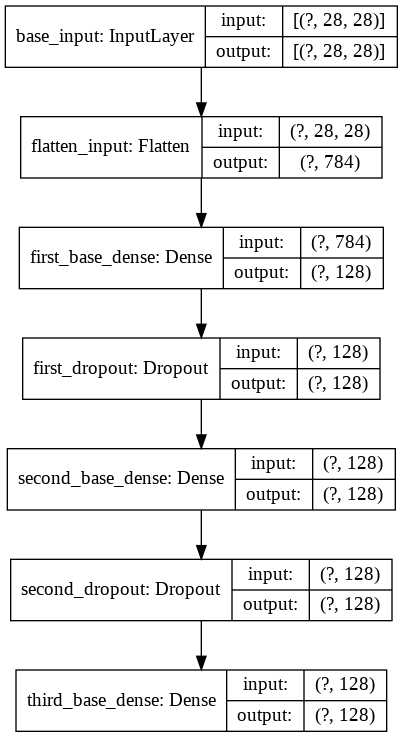
#> input picture AI/Advanced/Custom model/base-model.png, 403 x 737 px, found by its file name; its folder holds 3 pictures in this run
$ jupyter execute --allow-errors 1_Bring_Back_old_photos_to_life.ipynb   (shell and % lines are left out)
#> lines starting #> are read from the running program, lines starting #| are printed output that depends on the picture; pictures that were not available may be replaced by others from this repository, and a replacement may not be noted
#> further down, image_original is the input picture: PIL image 403x737 RGBA; mean R, G, B, A 236.6, 236.6, 236.6, 254.8
#◢ Bringing Old Photos Back to Life

This is a reference implementation of our CVPR 2020 paper [1], which  revives an old photo to modern style. Should you be making use of our work, please cite our paper [1].

To read more about this, please refer [this](https://analyticsindiamag.com/restore-old-photos-back-to-life-using-deep-latent-space-translation-pytorcg-python-demo/) article.

#◢ Git clone

#◢ Set up the environment

[cell 1]
# pull the syncBN repo
%cd photo_restoration/Face_Enhancement/models/networks
%cd ../../../

%cd Global/detection_models
%cd ../../

# download the landmark detection model
%cd Face_Detection/
%cd ../

# download the pretrained model
%cd Face_Enhancement/
%cd ../

%cd Global/
%cd ../

#◢ Run the code

### Restore photos (normal mode)

[cell 2]
%cd photo_restoration/
input_folder = "test_images/old"
output_folder = "output"

import os
basepath = os.getcwd()
input_path = os.path.join(basepath, input_folder)
output_path = os.path.join(basepath, output_folder)
os.mkdir(output_path)

[cell 3]
import io
import IPython.display
import numpy as np
import PIL.Image

def imshow(a, format='png', jpeg_fallback=True):
    a = np.asarray(a, dtype=np.uint8)
    data = io.BytesIO()
    PIL.Image.fromarray(a).save(data, format)
    im_data = data.getvalue()
    try:
      disp = IPython.display.display(IPython.display.Image(im_data))
    except IOError:
      if jpeg_fallback and format != 'jpeg':
        print(('Warning: image was too large to display in format "{}"; '
              'trying jpeg instead.').format(format))
        return imshow(a, format='jpeg')
      else:
        raise
    return disp

def make_grid(I1, I2, resize=True):
#> called with resize = True
    I1 = np.asarray(I1)
    H, W = I1.shape[0], I1.shape[1]
#> H = 737; W = 403

    if I1.ndim >= 3:
        I2 = np.asarray(I2.resize((W,H)))
        I_combine = np.zeros((H,W*2,3))
        I_combine[:,:W,:] = I1[:,:,:3]
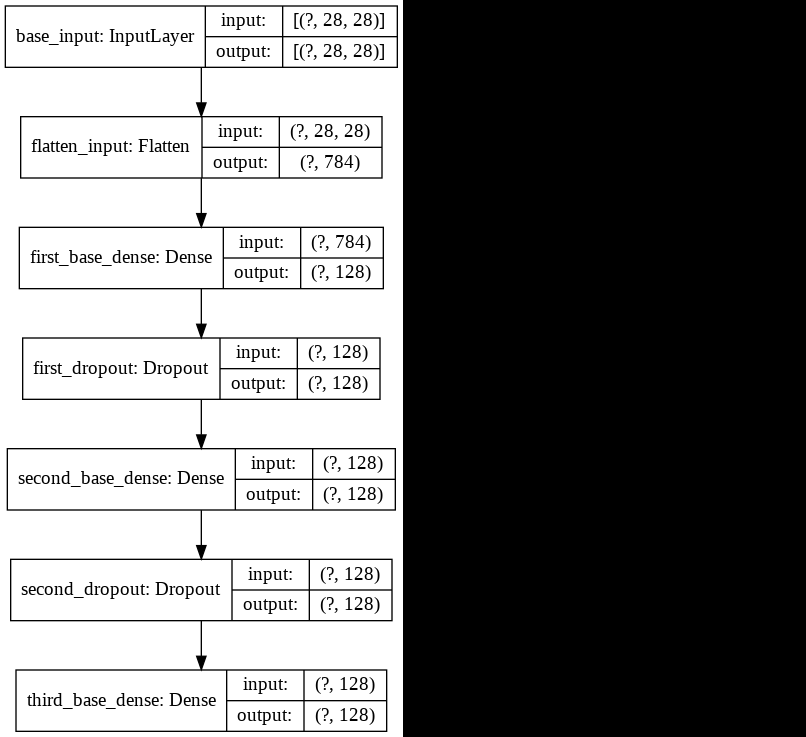
#> I_combine: shape (737, 806, 3) float64; min 0, max 255, mean 118.3
        I_combine[:,W:,:] = I2[:,:,:3]
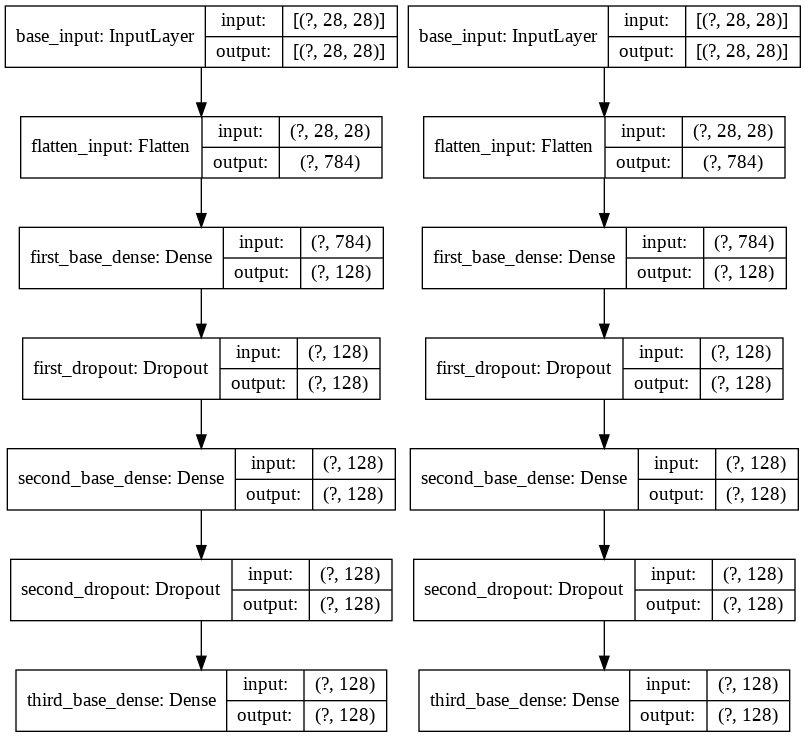
#> I_combine: shape (737, 806, 3) float64; min 0, max 255, mean 236.6
    else:
        I2 = np.asarray(I2.resize((W,H)).convert('L'))
        I_combine = np.zeros((H,W*2))
        I_combine[:,:W] = I1[:,:]
        I_combine[:,W:] = I2[:,:]
    I_combine = PIL.Image.fromarray(np.uint8(I_combine))
#> I_combine: PIL image 806x737 RGB

    W_base = 600
    if resize:
      ratio = W_base / (W*2)
#> ratio = 0.744
      H_new = int(H * ratio)
#> H_new = 548
      I_combine = I_combine.resize((W_base, H_new), PIL.Image.LANCZOS)
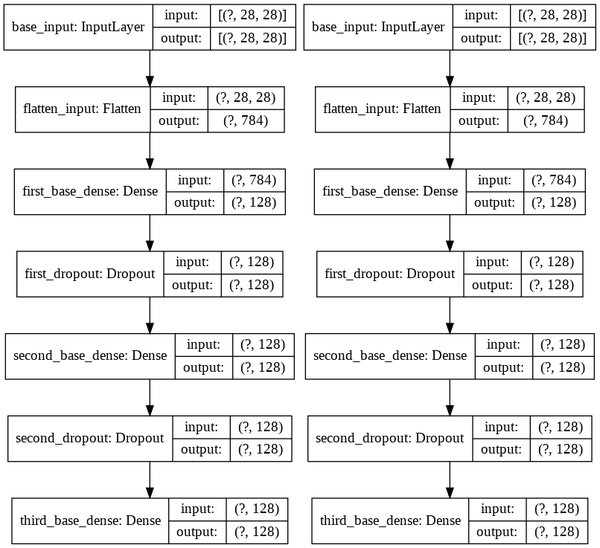
#> I_combine: PIL image 600x548 RGB; min 0, max 255, mean 235.1

    return I_combine

[cell 4]
filenames = os.listdir(os.path.join(input_path))
filenames.sort()

for filename in filenames:
    print(filename)
    image_original = PIL.Image.open(os.path.join(input_path, filename))
    image_restore = PIL.Image.open(os.path.join(output_path, 'final_output', filename))

    display(make_grid(image_original, image_restore))
#> pass 2 of the loop `for filename in filenames:`:
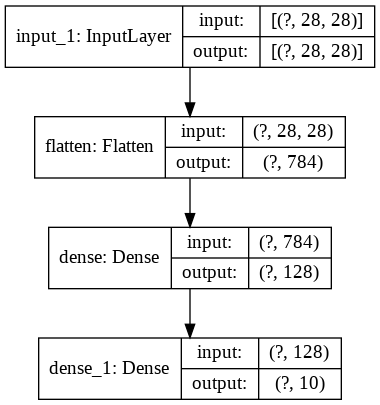
#> input picture AI/Advanced/Custom model/model.png, 380 x 405 px, given in place of output, which was not available
#> image_restore is the input picture: PIL image 380x405 RGB; min 0, max 255, mean 237
#> in make_grid (call 2), `I2 = np.asarray(I2.resize((W,H)))`:
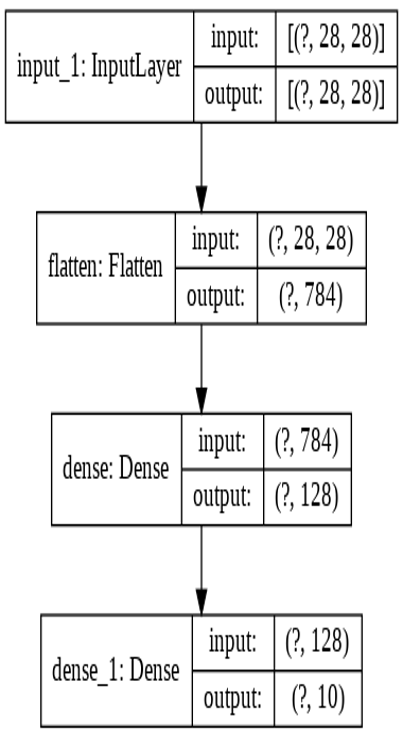
#> I2: shape (737, 403, 3); min 0, max 255, mean 236.4

### Restore the photos with scratches

[cell 5]
input_folder = "test_images/old_w_scratch"
output_folder = "output"
input_path = os.path.join(basepath, input_folder)
output_path = os.path.join(basepath, output_folder)

filenames = os.listdir(os.path.join(input_path))
filenames.sort()

for filename in filenames:
    print(filename)
    image_original = PIL.Image.open(os.path.join(input_path, filename))
    image_restore = PIL.Image.open(os.path.join(output_path, 'final_output', filename))

    display(make_grid(image_original, image_restore))
#> pass 2 of the loop `for filename in filenames:`:
#> in make_grid (call 4), `I_combine = I_combine.resize((W_base, H_new), PIL.Image.LANCZOS)`:
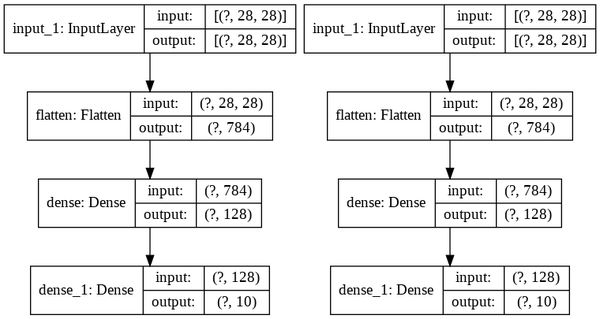
#> I_combine: PIL image 600x319 RGB; min 0, max 255, mean 235.6

#◢ Try it on your own photos!

[cell 6]
from google.colab import files
import shutil

upload_path = os.path.join(basepath, "test_images", "upload")
upload_output_path = os.path.join(basepath, "upload_output")

if os.path.isdir(upload_output_path):
    shutil.rmtree(upload_output_path)

if os.path.isdir(upload_path):
    shutil.rmtree(upload_path)

os.mkdir(upload_output_path)
os.mkdir(upload_path)

uploaded = files.upload()
#> the answer given: base-model.png
for filename in uploaded.keys():
    shutil.move(os.path.join(basepath, filename), os.path.join(upload_path, filename))
